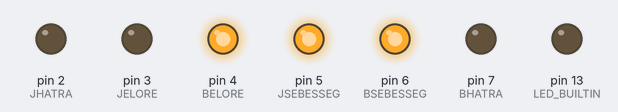
Simulated run of this sketch. Board: Arduino Uno, built with avr-gcc and run on an emulated ATmega328P. Parts: output pins drawn as LEDs (lit = HIGH).

Above: at 0.1 s.
Timing chart, 0 to 1.6 s (numbered marks = the images above):
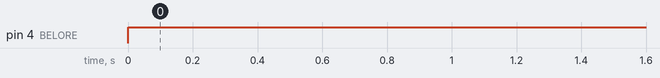

The sketch:

motor_driver_test.ino
```cpp
const int JSEBESSEG = 5;
const int JHATRA = 2;
const int JELORE = 3;

const int BSEBESSEG = 6;
const int BELORE = 4;
const int BHATRA = 7;


void setup() {
  Serial.begin(9600);
  pinMode(LED_BUILTIN, OUTPUT);

  pinMode(JSEBESSEG, OUTPUT);
  pinMode(JHATRA, OUTPUT);
  pinMode(JELORE, OUTPUT);
  pinMode(BSEBESSEG, OUTPUT);
  pinMode(BELORE, OUTPUT);
  pinMode(BHATRA, OUTPUT);

  digitalWrite(JSEBESSEG, HIGH); //minden max sebessegen menjen
  digitalWrite(BSEBESSEG, HIGH);
}

void loop() {

  digitalWrite(BELORE, HIGH);
  digitalWrite(BHATRA, LOW); // bal kereket elloremenetben hajtani


}
```

Measured:
- by itself, pin 4 (BELORE): LOW → HIGH at 0.00 s
